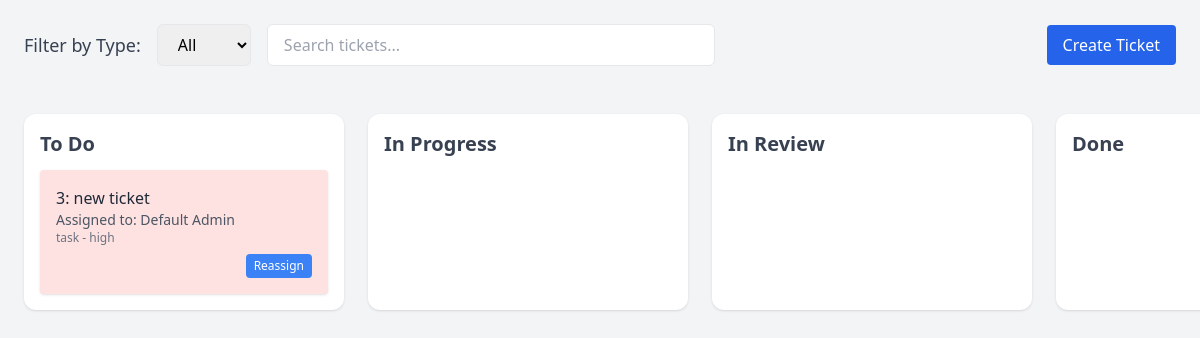
/project/1/board (signed in), run on the app's committed database.
### models.py (models this page shows)
class Ticket(db.Model):
    id = db.Column(db.Integer, primary_key=True)
    title = db.Column(db.String(200), nullable=False)
    description = db.Column(db.Text, nullable=False)
    type = db.Column(db.String(50), nullable=False)
    priority = db.Column(db.String(50), nullable=False)
    assignee = db.Column(db.String(100), nullable=False)
    status = db.Column(db.String(50), default='To Do')
    public = db.Column(db.Boolean, default=False, nullable=False)
    project_id = db.Column(db.Integer, db.ForeignKey('project.id'), nullable=True)
    start_date = db.Column(db.Date, nullable=True)
    end_date = db.Column(db.Date, nullable=True)
    project = db.relationship('Project', backref='tickets')

### app.py (the view)
@app.route('/project/<int:project_id>/board')
@login_required
def project_board(project_id):
    from models import Project, Ticket
    project = Project.query.get_or_404(project_id)
    tickets = {'To Do': [], 'In Progress': [], 'In Review': [], 'Done': []}
    for ticket in Ticket.query.filter_by(project_id=project_id).all():
        tickets.setdefault(ticket.status, []).append(ticket)
    return render_template('board.html', tickets=tickets, project=project)

### app.py (called while the page is built)
@login_manager.user_loader
def load_user(user_id):
    return User.query.get(int(user_id))

### templates/board.html (shortened to what this page needs)
{% extends "iframe_base.html" %}
{% block content %}
<div class="p-6 flex flex-wrap gap-4 items-center justify-between">
  <div class="flex gap-4 items-center">
    <label for="ticket-type" class="text-lg font-medium text-gray-700">Filter by Type:</label>
    <select id="ticket-type" class="px-4 py-2 border rounded-md">
      <option value="all">All</option>
    </select>
  </div>
  <input type="text" id="search-tickets" placeholder="Search tickets..." class="px-4 py-2 border rounded-md w-full max-w-md">
  <a href="{{ url_for('create_ticket') }}{% if project %}?project={{ project.id }}{% endif %}" class="ml-auto px-4 py-2 bg-blue-600 text-white rounded hover:bg-blue-700">Create Ticket</a>
</div>
<div class="flex gap-6 p-6 overflow-x-auto" id="kanban-board">
  {% for column in ['To Do', 'In Progress', 'In Review', 'Done'] %}
  <div class="kanban-column min-w-[320px] max-w-sm bg-white rounded-xl p-4 shadow" data-id="{{ column | lower | replace(' ', '') }}">
    <h2 class="text-xl font-semibold text-gray-700 mb-3">{{ column }}</h2>
    <div class="kanban-items flex flex-col gap-4" id="{{ column | lower | replace(' ', '') }}-items">
      {% for ticket in tickets[column] %}
      <div class="bg-{{ ticket.priority|lower|replace('high', 'red')|replace('medium', 'yellow')|replace('low', 'green') }}-100 p-4 rounded shadow text-gray-800" data-ticket-id="{{ ticket.id }}">
        <div class="font-medium">{{ ticket.id }}: {{ ticket.title }}</div>
        <div class="text-sm text-gray-600">Assigned to: {{ ticket.assignee }}</div>
        <div class="text-xs text-gray-500">{{ ticket.type }} - {{ ticket.priority }}</div>
        {% if current_user.role == 'admin' or (current_user.role == 'manager' and ticket.project and ticket.project.team_lead_id == current_user.id) %}
        <div class="mt-2 flex justify-end">
          <button
            onclick="window.location.href='{{ url_for('reassign_ticket', ticket_id=ticket.id) }}'"
            class="text-xs bg-blue-500 text-white px-2 py-1 rounded hover:bg-blue-600">
            Reassign
          </button>
        </div>
        {% endif %}
      </div>
      {% endfor %}
    </div>
  </div>
  {% endfor %}
</div>
{% endblock %}

### data on the page
Ticket: id "3", title "new ticket", assignee "Default Admin", type "task", priority "high"

### other printed values
{{ column }} "To Do" "In Progress" "In Review" "Done"
